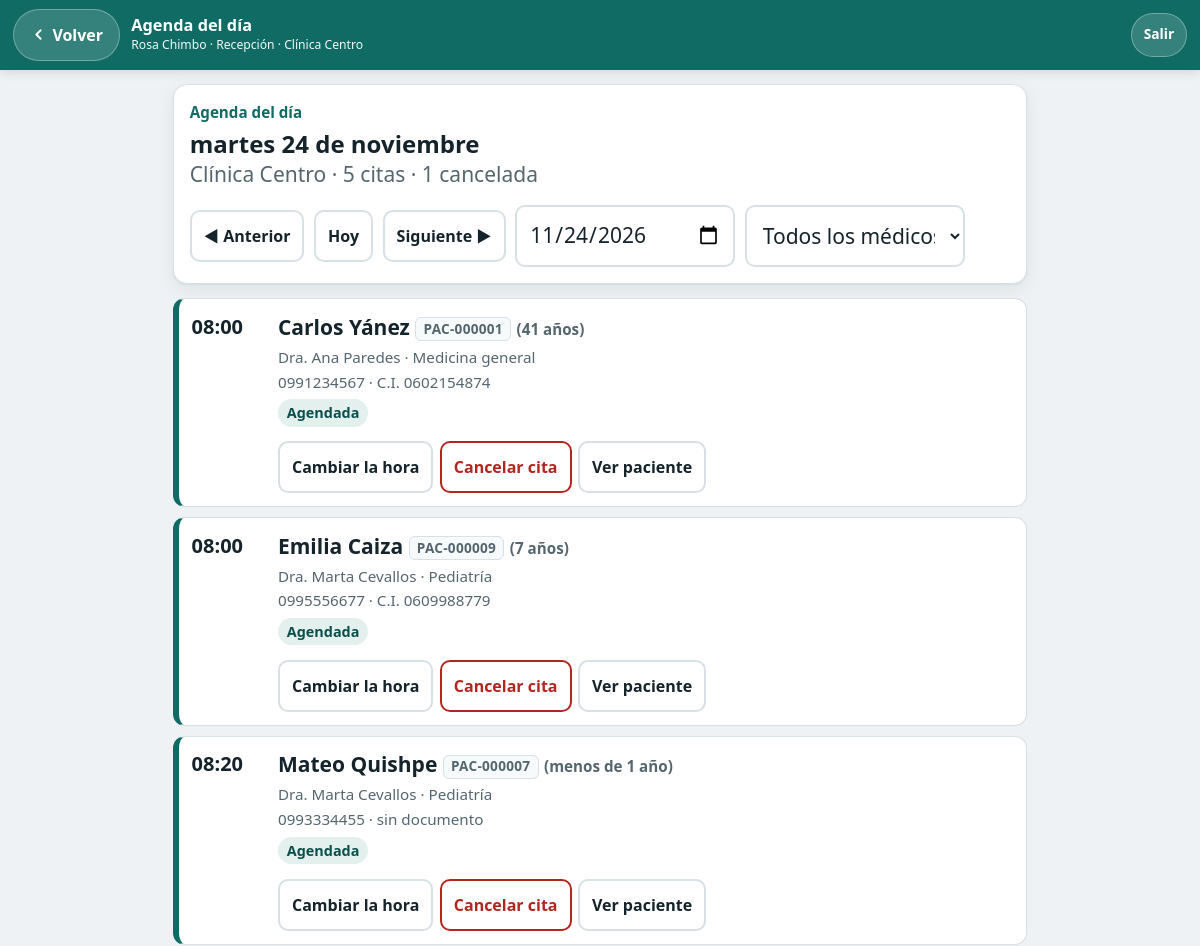
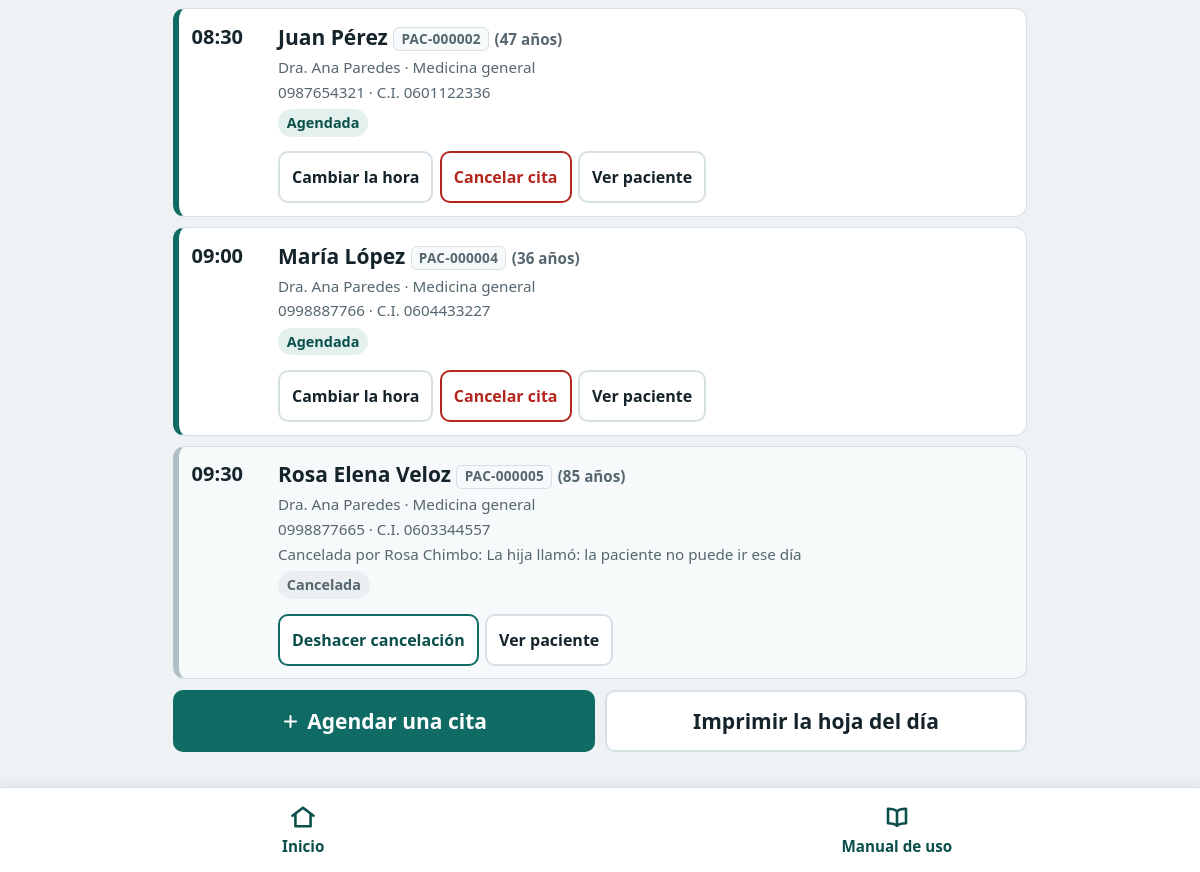
The page /clinagenda-citas-medicas/agenda.php?fecha=2026-11-24 (signed in) on the database its author committed (2 pictures, top to bottom).
### tables this page shows
CREATE TABLE usuarios (
  id INT AUTO_INCREMENT PRIMARY KEY,
  nombre VARCHAR(120) NOT NULL,
  usuario VARCHAR(40) NOT NULL UNIQUE,
  clave_hash VARCHAR(255) NOT NULL,
  rol ENUM('admin','doctora','recepcion') NOT NULL,
  clinica_id INT NULL,                     
  modo_simple TINYINT(1) NOT NULL DEFAULT 0,   
  activo TINYINT(1) NOT NULL DEFAULT 1,
  FOREIGN KEY (clinica_id) REFERENCES clinicas(id)
);

CREATE TABLE clinicas (
  id INT AUTO_INCREMENT PRIMARY KEY,
  nombre VARCHAR(80) NOT NULL UNIQUE,
  direccion VARCHAR(160) NULL,
  telefono VARCHAR(20) NULL,
  hora_apertura TIME NOT NULL DEFAULT '08:00:00',
  hora_cierre   TIME NOT NULL DEFAULT '18:00:00',
  activo TINYINT(1) NOT NULL DEFAULT 1
);

CREATE TABLE citas (
  id INT AUTO_INCREMENT PRIMARY KEY,
  clinica_id  INT NOT NULL,
  medico_id   INT NOT NULL,
  paciente_id INT NOT NULL,
  inicio DATETIME NOT NULL,
  fin    DATETIME NOT NULL,
  estado ENUM('AGENDADA','ATENDIDA','CANCELADA','NO_ASISTIO') NOT NULL DEFAULT 'AGENDADA',
  motivo VARCHAR(160) NULL,
  motivo_cancelacion VARCHAR(160) NULL,
  cancelada_por INT NULL,
  cancelada_en DATETIME NULL,
  creada_por INT NOT NULL,
  creada_en  DATETIME NOT NULL DEFAULT CURRENT_TIMESTAMP,
   
   
  token VARCHAR(32) NULL,

   
   
   
   
   
  slot_medico   DATETIME GENERATED ALWAYS AS (IF(estado = 'CANCELADA', NULL, inicio)) STORED,
  slot_paciente DATETIME GENERATED ALWAYS AS (IF(estado = 'CANCELADA', NULL, inicio)) STORED,
  UNIQUE KEY uk_medico_slot   (medico_id, slot_medico),
  UNIQUE KEY uk_paciente_slot (paciente_id, slot_paciente),
  UNIQUE KEY uk_token (token),
  KEY ix_agenda (clinica_id, inicio),
  KEY ix_medico_dia (medico_id, inicio),
  FOREIGN KEY (clinica_id)  REFERENCES clinicas(id),
  FOREIGN KEY (medico_id)   REFERENCES medicos(id),
  FOREIGN KEY (paciente_id) REFERENCES pacientes(id),
  FOREIGN KEY (creada_por)  REFERENCES usuarios(id),
  FOREIGN KEY (cancelada_por) REFERENCES usuarios(id)
);

CREATE TABLE pacientes (
  id INT AUTO_INCREMENT PRIMARY KEY,
  tipo_documento ENUM('CEDULA','PASAPORTE','SIN_DOCUMENTO') NOT NULL,
  documento VARCHAR(20) NULL,              
  nombres   VARCHAR(120) NOT NULL,
  apellidos VARCHAR(120) NOT NULL,
  nombre_busqueda VARCHAR(250) NOT NULL,   
  fecha_nacimiento DATE NULL,
  telefono VARCHAR(20) NULL,
  correo   VARCHAR(120) NULL,
  representante VARCHAR(160) NULL,         
  representante_telefono VARCHAR(20) NULL,
  nota VARCHAR(255) NULL,
  activo TINYINT(1) NOT NULL DEFAULT 1,
  creado_en DATETIME NOT NULL DEFAULT CURRENT_TIMESTAMP,
   
   
  UNIQUE KEY uk_documento (tipo_documento, documento),
  KEY ix_busqueda (nombre_busqueda),
  KEY ix_telefono (telefono)
);

CREATE TABLE medicos (
  id INT AUTO_INCREMENT PRIMARY KEY,
  nombres VARCHAR(120) NOT NULL,
  especialidad VARCHAR(80) NULL,
  duracion_cita_min INT NOT NULL DEFAULT 30,
  activo TINYINT(1) NOT NULL DEFAULT 1
);

### clinagenda-citas-medicas/lib/plantilla.php (the view, shortened to what the rows shown need)
<?php
function cabecera(string $titulo, array $op = []): void
{
    $u      = usuario_actual();
    $volver = $op['volver'] ?? null;
    $sinNav = $op['sin_nav'] ?? false;
    $lugar  = '';
    if ($u) {
        $lugar = $u['clinica_id'] ? (clinica((int)$u['clinica_id'])['nombre'] ?? '') : 'las tres clínicas';
        $lugar = NOMBRE_ROL[$u['rol']] . ' · ' . $lugar;
    }
    ?><!DOCTYPE html>
<html lang="es">
<head>
<link rel="stylesheet" href="assets/estilos.css">
</head>
<body class="<?= modo_simple() ? 'simple' : '' ?>">
<?php if ($u): ?>
<header class="barra">
  <?php if ($volver): ?>
    <a class="btn-volver" href="<?= h($volver) ?>">
      <svg viewBox="0 0 24 24" aria-hidden="true"><path d="M15 18l-6-6 6-6"/></svg>
      <span>Volver</span>
    </a>
  <?php endif; ?>
  <div class="barra-tit">
    <strong><?= h($titulo) ?></strong>
    <small><?= h($u['nombre']) ?> · <?= h($lugar) ?></small>
  </div>
  <a class="btn-salir" href="salir.php">Salir</a>
</header>
<?php endif; ?>
<main class="<?= $sinNav ? 'sin-nav' : '' ?>">
<?php
}
function icono(string $nombre): string
{
    return '<svg viewBox="0 0 24 24" aria-hidden="true">' . (ICONOS[$nombre] ?? '') . '</svg>';
}
function pie(array $op = []): void
{
    ?>
</main>
</body>
</html>
<?php
}
function etiqueta_estado(string $estado): string
{
    $clase = ['AGENDADA' => 'agendada', 'ATENDIDA' => 'atendida', 'CANCELADA' => 'cancelada', 'NO_ASISTIO' => 'noasistio'][$estado] ?? 'agendada';
    return '<span class="etq ' . $clase . '">' . h(texto_estado($estado)) . '</span>';
}
function codigo_chip(int $pacienteId): string
{
    return '<span class="codigo">' . h(codigo_paciente($pacienteId)) . '</span>';
}
function boton_post(string $accion, array $campos, string $texto, string $clase = 'btn gris chico', string $confirmar = ''): string
{
    $s = '<form method="post" action="' . h($accion) . '" class="en-linea"'
       . ($confirmar ? ' data-confirmar="' . h($confirmar) . '"' : '') . '>' . campo_csrf();
    foreach ($campos as $k => $v) $s .= '<input type="hidden" name="' . h($k) . '" value="' . h((string)$v) . '">';
    return $s . '<button class="' . h($clase) . '" type="submit">' . h($texto) . '</button></form>';
}
function pintar_cita(array $c, bool $conAcciones = true): void
{
    $edad = edad_texto($c);
    $agendada = $c['estado'] === 'AGENDADA';
    ?>
    <article class="cita est-<?= h($c['estado']) ?>">
      <div class="hora"><?= h($c['hora']) ?></div>
      <div class="cuerpo">
        <p class="nombre"><?= h(nombre_paciente($c)) ?> <?= codigo_chip((int)$c['paciente_id']) ?>
          <?php if ($edad): ?><span class="dato">(<?= h($edad) ?>)</span><?php endif; ?></p>
        <p class="dato"><?= h($c['medico_nombre']) ?> · <?= h((string)$c['especialidad']) ?></p>
        <p class="dato"><?= h(contacto_paciente($c) ?: 'sin teléfono') ?> · <?= h(documento_paciente($c)) ?></p>
        <?php if ($c['estado'] === 'CANCELADA'): ?>
          <p class="dato aviso-linea">Cancelada por <?= h($c['cancelada_por_nombre'] ?? '—') ?>:
            <?= h((string)$c['motivo_cancelacion']) ?></p>
        <?php endif; ?>
        <p><?= etiqueta_estado($c['estado']) ?></p>
        <?php if ($conAcciones): ?>
        <div class="acciones">
          <?php if ($agendada && puede('agendar')): ?>
            <a class="btn gris chico" href="agendar.php?reagendar=<?= (int)$c['id'] ?>">Cambiar la hora</a>
          <?php endif; ?>
          <?php if ($agendada && puede('cancelar')): ?>
            <a class="btn peligro chico" href="agenda.php?cancelar=<?= (int)$c['id'] ?>">Cancelar cita</a>
          <?php endif; ?>
          <?php if ($c['estado'] === 'CANCELADA' && puede('cancelar') && strtotime($c['inicio']) > time()): ?>
            <?= boton_post('agenda.php', ['id' => $c['id'], 'accion' => 'REACTIVAR'], 'Deshacer cancelación', 'btn sec chico') ?>
          <?php endif; ?>
          <a class="btn gris chico" href="paciente.php?id=<?= (int)$c['paciente_id'] ?>">Ver paciente</a>
        </div>
        <?php endif; ?>
      </div>
    </article>
    <?php
}
    ?>

### clinagenda-citas-medicas/agenda.php (shortened to what the rows shown need)
<?php
require __DIR__ . '/lib/auth.php';
exigir('ver_agenda');
    ?>
    <?php
$modo    = ($_GET['modo'] ?? '') === 'cancelar' ? 'cancelar' : 'normal';
$clinId  = clinica_actual();
$fecha   = fecha_valida($_GET['fecha'] ?? '') ? $_GET['fecha'] : date('Y-m-d');
$medId   = (int)($_GET['medico'] ?? 0);
$ayer    = date('Y-m-d', strtotime("$fecha -1 day"));
$manana  = date('Y-m-d', strtotime("$fecha +1 day"));
$citas   = citas_del_dia($clinId, $fecha, $medId);
$vivas   = array_values(array_filter($citas, fn($c) => $c['estado'] !== 'CANCELADA'));
$canceladas = count($citas) - count($vivas);
$clinica = clinica($clinId);
$feriado = feriado_en($clinId, $fecha);
$filtro  = fn(array $extra) => 'agenda.php?' . http_build_query(array_merge(['fecha' => $fecha, 'clinica' => $clinId, 'medico' => $medId ?: null], $extra));
cabecera($modo === 'cancelar' ? 'Cancelar una cita' : 'Agenda del día', modo_simple() ? ['volver' => 'inicio.php'] : []);
?>
<?php if ($modo === 'cancelar'): ?>
  <div class="tarjeta">
    <h1>¿Cuál cita quiere cancelar?</h1>
    <p class="suave">Citas de <?= h(fecha_larga($fecha)) ?> en <?= h($clinica['nombre']) ?>. Al cancelar,
      la hora queda libre para otro paciente y la cita no se borra: queda anotada con el motivo.</p>
  </div>
  <?php $agendadas = array_filter($citas, fn($c) => $c['estado'] === 'AGENDADA'); ?>
  <?php if (!$agendadas): ?>
    <div class="tarjeta"><div class="vacio">
      <?= icono('agenda') ?>
      <p><strong>Este día no tiene citas para cancelar.</strong></p>
      <a class="btn sec" href="<?= h($filtro(['fecha' => $manana, 'modo' => 'cancelar'])) ?>">Ver el día siguiente</a>
    </div></div>
  <?php else: ?>
    <?php foreach ($agendadas as $c): ?>
      <article class="cita">
        <div class="hora"><?= h($c['hora']) ?></div>
        <div class="cuerpo">
          <p class="nombre"><?= h(nombre_paciente($c)) ?> <?= codigo_chip((int)$c['paciente_id']) ?></p>
          <p class="dato"><?= h($c['medico_nombre']) ?></p>
          <div class="acciones">
            <a class="btn peligro" href="agenda.php?cancelar=<?= (int)$c['id'] ?>">Cancelar esta cita</a>
          </div>
        </div>
      </article>
    <?php endforeach; ?>
  <?php endif; ?>
  <p><a class="btn gris ancho" href="inicio.php">Volver al inicio</a></p>
<?php else: ?>
  <div class="tarjeta no-imprimir">
    <p class="paso">Agenda del día</p>
    <h1 class="sin-margen"><?= h(fecha_larga($fecha)) ?><?= es_hoy($fecha) ? ' (hoy)' : '' ?></h1>
    <p class="suave">
      <?= h($clinica['nombre']) ?> · <?= count($vivas) ?> cita<?= count($vivas) === 1 ? '' : 's' ?>
      <?= $canceladas ? ' · ' . $canceladas . ' cancelada' . ($canceladas === 1 ? '' : 's') : '' ?>
    </p>
    <form class="fila" method="get" action="agenda.php">
      <a class="btn gris chico" href="<?= h($filtro(['fecha' => $ayer])) ?>">◀ Anterior</a>
      <a class="btn gris chico" href="<?= h($filtro(['fecha' => date('Y-m-d')])) ?>">Hoy</a>
      <a class="btn gris chico" href="<?= h($filtro(['fecha' => $manana])) ?>">Siguiente ▶</a>
      <input class="corto" type="date" name="fecha" value="<?= h($fecha) ?>" aria-label="Elegir el día" onchange="this.form.submit()">
      <select class="corto" name="medico" aria-label="Médico" onchange="this.form.submit()">
        <option value="">Todos los médicos</option>
      </select>
    </form>
  </div>
  <div class="no-imprimir">
    <?php if (!$citas): ?>
      <div class="tarjeta"><div class="vacio">
        <?= icono('agenda') ?>
        <p><strong><?= es_hoy($fecha) ? 'Hoy no hay citas.' : 'Este día no tiene citas.' ?></strong></p>
        <p>No es un error: la agenda está libre.</p>
        <?php if (puede('agendar') && !$feriado): ?>
          <a class="btn" href="agendar.php?fecha=<?= h($fecha) ?>&amp;clinica=<?= $clinId ?><?= $medId ? '&amp;medico=' . $medId : '' ?>">Agendar una</a>
        <?php endif; ?>
      </div></div>
    <?php else: ?>
      <?php foreach ($citas as $c) pintar_cita($c); ?>
    <?php endif; ?>
    <div class="fila separado">
      <?php if (puede('agendar') && !$feriado): ?>
        <a class="btn crece" href="agendar.php?fecha=<?= h($fecha) ?>&amp;clinica=<?= $clinId ?><?= $medId ? '&amp;medico=' . $medId : '' ?>">
          <?= icono('mas') ?> Agendar una cita</a>
      <?php endif; ?>
      <button class="btn gris crece" type="button" onclick="window.print()">Imprimir la hoja del día</button>
    </div>
  </div>
<?php endif; ?>
<?php pie(['activo' => 'agenda']); ?>

### rows shown on the page
usuarios: nombre "Rosa Chimbo"
clinicas: nombre "Clínica Centro"
citas: hora "08:00", paciente.apellidos "Carlos Yánez", paciente "PAC-000001", paciente.fecha_nacimiento "41 años", medico.nombres "Dra. Ana Paredes", medico.especialidad "Medicina general", paciente.telefono "0991234567", paciente.documento "C.I. 0602154874", estado "Agendada"
citas: hora "08:00", paciente.apellidos "Emilia Caiza", paciente "PAC-000009", paciente.fecha_nacimiento "7 años", medico.nombres "Dra. Marta Cevallos", medico.especialidad "Pediatría", paciente.representante_telefono "0995556677", paciente.documento "C.I. 0609988779", estado "Agendada"
citas: hora "08:20", paciente.apellidos "Mateo Quishpe", paciente "PAC-000007", edad "menos de 1 año", medico.nombres "Dra. Marta Cevallos", medico.especialidad "Pediatría", paciente.representante_telefono "0993334455", paciente.tipo_documento "sin documento", estado "Agendada"
citas: hora "08:30", paciente.apellidos "Juan Pérez", paciente "PAC-000002", paciente.fecha_nacimiento "47 años", medico.nombres "Dra. Ana Paredes", medico.especialidad "Medicina general", paciente.telefono "0987654321", paciente.documento "C.I. 0601122336", estado "Agendada"
citas: hora "09:00", paciente.apellidos "María López", paciente "PAC-000004", paciente.fecha_nacimiento "36 años", medico.nombres "Dra. Ana Paredes", medico.especialidad "Medicina general", paciente.telefono "0998887766", paciente.documento "C.I. 0604433227", estado "Agendada"
citas: hora "09:30", paciente.apellidos "Rosa Elena Veloz", paciente "PAC-000005", paciente.fecha_nacimiento "85 años", medico.nombres "Dra. Ana Paredes", medico.especialidad "Medicina general", paciente.representante_telefono "0998877665", paciente.documento "C.I. 0603344557", creada_por.nombre "Rosa Chimbo", motivo_cancelacion "La hija llamó: la paciente no puede ir ese día", estado "Cancelada"

### other values the page prints
$titulo "Agenda del día"
$lugar "Recepción · Clínica Centro"
fecha_larga($fecha) "martes 24 de noviembre"
count($vivas) "5"
$canceladas "1"
$texto "Inicio"
$texto "Manual de uso"
